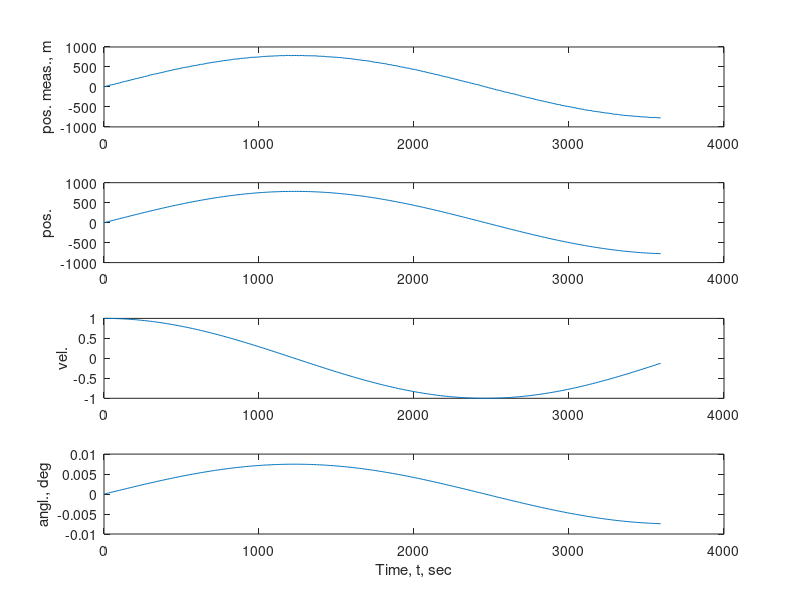

Reproduce this figure in MATLAB.
clear
g=9.8;  % m/s/s
R=6e6;  % m
H = [1 0 0];
Ry = 3^2;
A = [0 1   0
     0 0  -g
     0 1/R 0];
dt = 10; % sec
phi = expm(A*dt);
Tf = 3600;  % sec
t  = 1:dt:Tf;
N  = Tf/dt;
x = zeros(3,N);
x(:,1) = [0,1,0]
for i=1:N-1,
    y(i,1)   = H*x(:,i);
    x(:,i+1) = phi*x(:,i);
end
y(i+1,1)     = H*x(:,i+1);
ym           = y + Ry*rand(size(y));
subplot(411)
plot(t,ym)
ylabel('pos. meas., m')
subplot(412)
plot(t,x(1,:))
ylabel('pos.')
subplot(413)
plot(t,x(2,:))
ylabel('vel.')
subplot(414)
plot(t,x(3,:)*180/pi)
ylabel('angl., deg')
xlabel('Time, t, sec')
 
save x3_7.mat ym t
